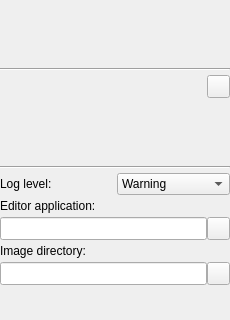
<?xml version="1.0" encoding="UTF-8"?>
<ui version="4.0">
 <class>ConfigurationToolbox</class>
 <widget class="QWidget" name="ConfigurationToolbox">
  <property name="geometry">
   <rect>
    <x>0</x>
    <y>0</y>
    <width>230</width>
    <height>320</height>
   </rect>
  </property>
  <property name="sizePolicy">
   <sizepolicy hsizetype="Fixed" vsizetype="Preferred">
    <horstretch>0</horstretch>
    <verstretch>0</verstretch>
   </sizepolicy>
  </property>
  <property name="minimumSize">
   <size>
    <width>230</width>
    <height>320</height>
   </size>
  </property>
  <property name="maximumSize">
   <size>
    <width>230</width>
    <height>16777215</height>
   </size>
  </property>
  <property name="windowTitle">
   <string>Configuration</string>
  </property>
  <layout class="QVBoxLayout" name="verticalLayout">
   <property name="spacing">
    <number>4</number>
   </property>
   <property name="leftMargin">
    <number>0</number>
   </property>
   <property name="topMargin">
    <number>4</number>
   </property>
   <property name="rightMargin">
    <number>0</number>
   </property>
   <property name="bottomMargin">
    <number>4</number>
   </property>
   <item>
    <widget class="QWidget" name="deviceSetSelectionWidget" native="true">
     <property name="minimumSize">
      <size>
       <width>0</width>
       <height>48</height>
      </size>
     </property>
     <property name="maximumSize">
      <size>
       <width>16777215</width>
       <height>208</height>
      </size>
     </property>
    </widget>
   </item>
   <item>
    <spacer name="verticalSpacer_9">
     <property name="orientation">
      <enum>Qt::Vertical</enum>
     </property>
     <property name="sizeType">
      <enum>QSizePolicy::Fixed</enum>
     </property>
     <property name="sizeHint" stdset="0">
      <size>
       <width>158</width>
       <height>12</height>
      </size>
     </property>
    </spacer>
   </item>
   <item>
    <widget class="Line" name="line">
     <property name="orientation">
      <enum>Qt::Horizontal</enum>
     </property>
    </widget>
   </item>
   <item>
    <layout class="QHBoxLayout" name="horizontalLayout">
     <property name="spacing">
      <number>4</number>
     </property>
     <item>
      <spacer name="horizontalSpacer">
       <property name="orientation">
        <enum>Qt::Horizontal</enum>
       </property>
       <property name="sizeHint" stdset="0">
        <size>
         <width>40</width>
         <height>20</height>
        </size>
       </property>
      </spacer>
     </item>
     <item>
      <widget class="QPushButton" name="pushButton_PopOut">
       <property name="minimumSize">
        <size>
         <width>23</width>
         <height>23</height>
        </size>
       </property>
       <property name="maximumSize">
        <size>
         <width>23</width>
         <height>23</height>
        </size>
       </property>
       <property name="toolTip">
        <string>Pop out (or back) tool state window</string>
       </property>
       <property name="text">
        <string/>
       </property>
       <property name="icon">
        <iconset resource="../../CommonWidgets/CommonWidgets.qrc">
         <normaloff>:/icons/Resources/icon_PopOut.png</normaloff>:/icons/Resources/icon_PopOut.png</iconset>
       </property>
       <property name="checkable">
        <bool>true</bool>
       </property>
      </widget>
     </item>
    </layout>
   </item>
   <item>
    <widget class="QWidget" name="toolStateDisplayWidget" native="true">
     <property name="minimumSize">
      <size>
       <width>0</width>
       <height>48</height>
      </size>
     </property>
    </widget>
   </item>
   <item>
    <spacer name="verticalSpacer_2">
     <property name="orientation">
      <enum>Qt::Vertical</enum>
     </property>
     <property name="sizeType">
      <enum>QSizePolicy::Fixed</enum>
     </property>
     <property name="sizeHint" stdset="0">
      <size>
       <width>20</width>
       <height>12</height>
      </size>
     </property>
    </spacer>
   </item>
   <item>
    <widget class="Line" name="line_2">
     <property name="orientation">
      <enum>Qt::Horizontal</enum>
     </property>
    </widget>
   </item>
   <item>
    <layout class="QHBoxLayout" name="horizontalLayout_2">
     <item>
      <widget class="QLabel" name="labelLogLevel">
       <property name="sizePolicy">
        <sizepolicy hsizetype="Preferred" vsizetype="Preferred">
         <horstretch>0</horstretch>
         <verstretch>0</verstretch>
        </sizepolicy>
       </property>
       <property name="text">
        <string>Log level:</string>
       </property>
      </widget>
     </item>
     <item>
      <widget class="QComboBox" name="comboBox_LogLevel">
       <property name="sizePolicy">
        <sizepolicy hsizetype="Preferred" vsizetype="Fixed">
         <horstretch>0</horstretch>
         <verstretch>0</verstretch>
        </sizepolicy>
       </property>
       <property name="toolTip">
        <string>Level of log entries that are displayed</string>
       </property>
       <property name="currentIndex">
        <number>1</number>
       </property>
       <item>
        <property name="text">
         <string>Error</string>
        </property>
       </item>
       <item>
        <property name="text">
         <string>Warning</string>
        </property>
       </item>
       <item>
        <property name="text">
         <string>Info</string>
        </property>
       </item>
       <item>
        <property name="text">
         <string>Debug</string>
        </property>
       </item>
       <item>
        <property name="text">
         <string>Trace</string>
        </property>
       </item>
      </widget>
     </item>
    </layout>
   </item>
   <item>
    <widget class="QLabel" name="label_EditorApplicationExecutable">
     <property name="toolTip">
      <string>Path of the editor application executable that is used to open configuration files</string>
     </property>
     <property name="text">
      <string>Editor application:</string>
     </property>
    </widget>
   </item>
   <item>
    <layout class="QHBoxLayout" name="horizontalLayout_3">
     <property name="spacing">
      <number>0</number>
     </property>
     <item>
      <widget class="QLineEdit" name="lineEdit_EditorApplicationExecutable">
       <property name="sizePolicy">
        <sizepolicy hsizetype="Expanding" vsizetype="Preferred">
         <horstretch>0</horstretch>
         <verstretch>0</verstretch>
        </sizepolicy>
       </property>
       <property name="toolTip">
        <string>Path of the editor application executable that is used to open configuration files</string>
       </property>
       <property name="readOnly">
        <bool>true</bool>
       </property>
      </widget>
     </item>
     <item>
      <widget class="QPushButton" name="pushButton_SelectEditorApplicationExecutable">
       <property name="sizePolicy">
        <sizepolicy hsizetype="Fixed" vsizetype="Fixed">
         <horstretch>0</horstretch>
         <verstretch>0</verstretch>
        </sizepolicy>
       </property>
       <property name="minimumSize">
        <size>
         <width>23</width>
         <height>23</height>
        </size>
       </property>
       <property name="maximumSize">
        <size>
         <width>23</width>
         <height>23</height>
        </size>
       </property>
       <property name="focusPolicy">
        <enum>Qt::NoFocus</enum>
       </property>
       <property name="toolTip">
        <string>Select other device set configuration directory</string>
       </property>
       <property name="text">
        <string/>
       </property>
       <property name="icon">
        <iconset resource="../../CommonWidgets/CommonWidgets.qrc">
         <normaloff>:/icons/Resources/icon_OpenFile.png</normaloff>:/icons/Resources/icon_OpenFile.png</iconset>
       </property>
       <property name="iconSize">
        <size>
         <width>16</width>
         <height>16</height>
        </size>
       </property>
      </widget>
     </item>
    </layout>
   </item>
   <item>
    <widget class="QLabel" name="label_ImageDirectory">
     <property name="toolTip">
      <string>Directory that contains the usually used input images (to act as home for relative paths in device set configuration files)</string>
     </property>
     <property name="text">
      <string>Image directory:</string>
     </property>
    </widget>
   </item>
   <item>
    <layout class="QHBoxLayout" name="horizontalLayout_4">
     <property name="spacing">
      <number>0</number>
     </property>
     <item>
      <widget class="QLineEdit" name="lineEdit_ImageDirectory">
       <property name="sizePolicy">
        <sizepolicy hsizetype="Expanding" vsizetype="Preferred">
         <horstretch>0</horstretch>
         <verstretch>0</verstretch>
        </sizepolicy>
       </property>
       <property name="toolTip">
        <string>Directory that contains the usually used input images (to act as home for relative paths in device set configuration files)</string>
       </property>
       <property name="readOnly">
        <bool>true</bool>
       </property>
      </widget>
     </item>
     <item>
      <widget class="QPushButton" name="pushButton_SelectImageDirectory">
       <property name="sizePolicy">
        <sizepolicy hsizetype="Fixed" vsizetype="Fixed">
         <horstretch>0</horstretch>
         <verstretch>0</verstretch>
        </sizepolicy>
       </property>
       <property name="minimumSize">
        <size>
         <width>23</width>
         <height>23</height>
        </size>
       </property>
       <property name="maximumSize">
        <size>
         <width>23</width>
         <height>23</height>
        </size>
       </property>
       <property name="focusPolicy">
        <enum>Qt::NoFocus</enum>
       </property>
       <property name="toolTip">
        <string>Select other device set configuration directory</string>
       </property>
       <property name="text">
        <string/>
       </property>
       <property name="icon">
        <iconset resource="../../CommonWidgets/CommonWidgets.qrc">
         <normaloff>:/icons/Resources/icon_OpenFile.png</normaloff>:/icons/Resources/icon_OpenFile.png</iconset>
       </property>
       <property name="iconSize">
        <size>
         <width>16</width>
         <height>16</height>
        </size>
       </property>
      </widget>
     </item>
    </layout>
   </item>
   <item>
    <spacer name="verticalSpacer">
     <property name="orientation">
      <enum>Qt::Vertical</enum>
     </property>
     <property name="sizeHint" stdset="0">
      <size>
       <width>20</width>
       <height>40</height>
      </size>
     </property>
    </spacer>
   </item>
  </layout>
 </widget>
 <resources>
  <include location="../../CommonWidgets/CommonWidgets.qrc"/>
 </resources>
 <connections/>
</ui>
